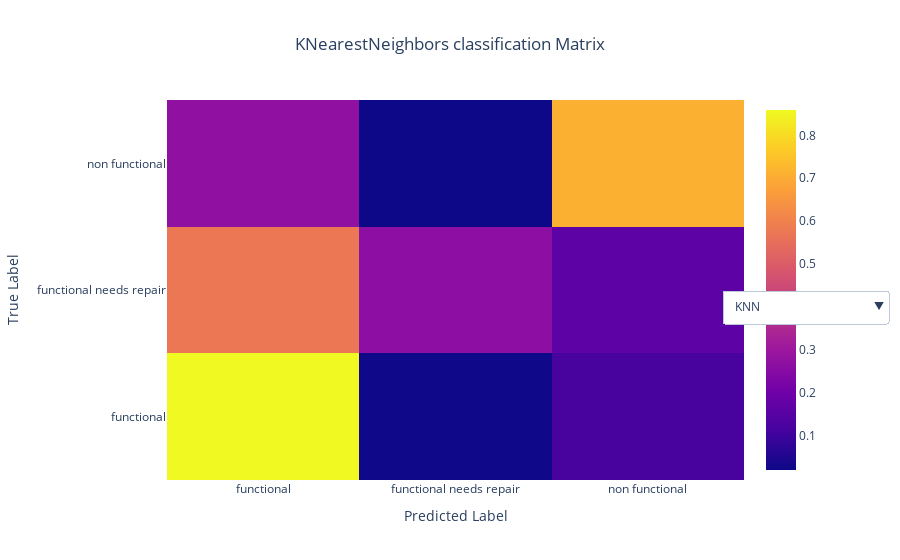

Notebook code cell kept with this figure:
### Code cell
fig2 =go.Figure()
for cf in [cf1,cf2,cf3]:
    fig2.add_trace(go.Heatmap(
        x=label_list,y=label_list,z=cf, hoverinfo="text", hovertext=np.round(cf,5)
    ))
dropdown_buttons = [  
    {'label': 'KNN', 'method': 'update','args': [{'visible': [True, False, False]}, {'title': 'KNearestNeighbors classification Matrix'}]},  
    {'label': 'LogisticRegression', 'method': 'update','args': [{'visible': [False, True, False]}, {'title': 'LogisticRegression classification Matrix'}]},  
    {'label': "DecisionTreeClassifier", 'method': "update",'args': [{"visible": [False, False, True]}, {'title': 'DecisionTreeClassifier classification Matrix'}]}
    ]

fig2.update_xaxes(title_text="Predicted Label")
fig2.update_yaxes(title_text="True Label")
fig2.update_layout(title_text="KNearestNeighbors classification Matrix")
fig2.data[1].visible=False
fig2.data[2].visible=False
fig2.update_layout(updatemenus=[{'type': "dropdown",'x': 1.25,'y': 0.5,'showactive': True,'active': 0,'buttons': dropdown_buttons}], title_x=0.5)
fig2.show()

### Figure 1 — Plotly figure (JSON) as saved in the notebook; plotly's stock layout.template omitted (floating-point values rounded to 4 significant figures)
{"data": [{"hoverinfo": "text", "hovertext": [[0.8593, 0.02373, 0.117], [0.5743, 0.2631, 0.1626], [0.2702, 0.01965, 0.7102]], "type": "heatmap", "x": ["functional", "functional needs repair", "non functional"], "y": ["functional", "functional needs repair", "non functional"], "z": [[0.8593, 0.02373, 0.117], [0.5743, 0.2631, 0.1627], [0.2702, 0.01965, 0.7102]]}, {"hoverinfo": "text", "hovertext": [[0.878, 0.0188, 0.1032], [0.5783, 0.2329, 0.1888], [0.253, 0.01368, 0.7333]], "type": "heatmap", "visible": false, "x": ["functional", "functional needs repair", "non functional"], "y": ["functional", "functional needs repair", "non functional"], "z": [[0.8781, 0.0188, 0.1031], [0.5783, 0.2329, 0.1888], [0.253, 0.01368, 0.7333]]}, {"hoverinfo": "text", "hovertext": [[0.7925, 0.06086, 0.1466], [0.4418, 0.3675, 0.1908], [0.2214, 0.03789, 0.7407]], "type": "heatmap", "visible": false, "x": ["functional", "functional needs repair", "non functional"], "y": ["functional", "functional needs repair", "non functional"], "z": [[0.7925, 0.06086, 0.1466], [0.4418, 0.3675, 0.1908], [0.2214, 0.03789, 0.7407]]}], "layout": {"title": {"text": "KNearestNeighbors classification Matrix", "x": 0.5}, "updatemenus": [{"active": 0, "buttons": [{"args": [{"visible": [true, false, false]}, {"title": "KNearestNeighbors classification Matrix"}], "label": "KNN", "method": "update"}, {"args": [{"visible": [false, true, false]}, {"title": "LogisticRegression classification Matrix"}], "label": "LogisticRegression", "method": "update"}, {"args": [{"visible": [false, false, true]}, {"title": "DecisionTreeClassifier classification Matrix"}], "label": "DecisionTreeClassifier", "method": "update"}], "showactive": true, "type": "dropdown", "x": 1.25, "y": 0.5}], "xaxis": {"title": {"text": "Predicted Label"}}, "yaxis": {"title": {"text": "True Label"}}}}
